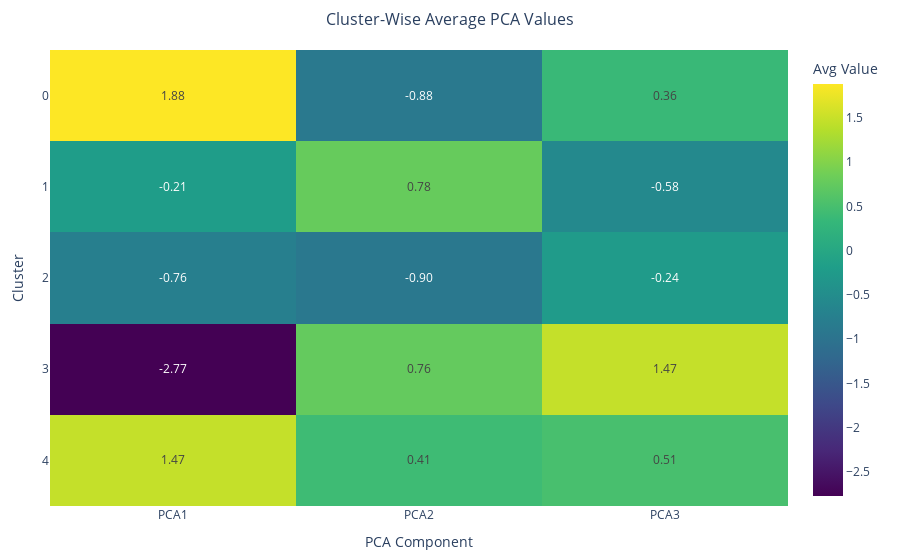

The code cell stored with this chart in its notebook:
### Code cell
import plotly.express as px
import pandas as pd

# Calculate cluster-wise averages for PCA components
heatmap_data = clustering_data.groupby('Cluster')[['PCA1', 'PCA2', 'PCA3']].mean().reset_index()

# Melt the data for better visualization in a heatmap
heatmap_data_melted = heatmap_data.melt(id_vars='Cluster', var_name='PCA Component', value_name='Average Value')

# Create an interactive heatmap
fig = px.imshow(
    heatmap_data.set_index('Cluster'),
    labels=dict(x="PCA Component", y="Cluster", color="Average Value"),
    title="Cluster-Wise Average PCA Values",
    text_auto=".2f",
    color_continuous_scale='Viridis'
)

# Customize the layout
fig.update_layout(
    title_font_size=16,
    title_x=0.5,
    margin=dict(l=50, r=50, t=50, b=50),
    coloraxis_colorbar=dict(title="Avg Value"),
    paper_bgcolor="white",
)

# Show the plot
fig.show()

### Figure 1 — Plotly figure (JSON) as saved in the notebook; plotly's stock layout.template omitted (floating-point values rounded to 4 significant figures)
{"data": [{"coloraxis": "coloraxis", "hovertemplate": "PCA Component: %{x}<br>Cluster: %{y}<br>Average Value: %{z}<extra></extra>", "name": "0", "texttemplate": "%{z:.2f}", "type": "heatmap", "x": ["PCA1", "PCA2", "PCA3"], "xaxis": "x", "y": [0, 1, 2, 3, 4], "yaxis": "y", "z": [[1.883, -0.8815, 0.3635], [-0.208, 0.7804, -0.5779], [-0.761, -0.899, -0.244], [-2.771, 0.7579, 1.471], [1.471, 0.4139, 0.5053]]}], "layout": {"autosize": true, "coloraxis": {"colorbar": {"title": {"text": "Avg Value"}}, "colorscale": [[0, "#440154"], [0.1111, "#482878"], [0.2222, "#3e4989"], [0.3333, "#31688e"], [0.4444, "#26828e"], [0.5556, "#1f9e89"], [0.6667, "#35b779"], [0.7778, "#6ece58"], [0.8889, "#b5de2b"], [1, "#fde725"]]}, "margin": {"b": 50, "l": 50, "r": 50, "t": 50}, "paper_bgcolor": "white", "title": {"font": {"size": 16}, "text": "Cluster-Wise Average PCA Values", "x": 0.5}, "xaxis": {"anchor": "y", "autorange": true, "constrain": "domain", "domain": [0, 1], "range": [-0.5, 2.5], "scaleanchor": "y", "title": {"text": "PCA Component"}, "type": "category"}, "yaxis": {"anchor": "x", "autorange": true, "constrain": "domain", "domain": [0, 1], "range": [4.5, -0.5], "title": {"text": "Cluster"}, "type": "linear"}}}
